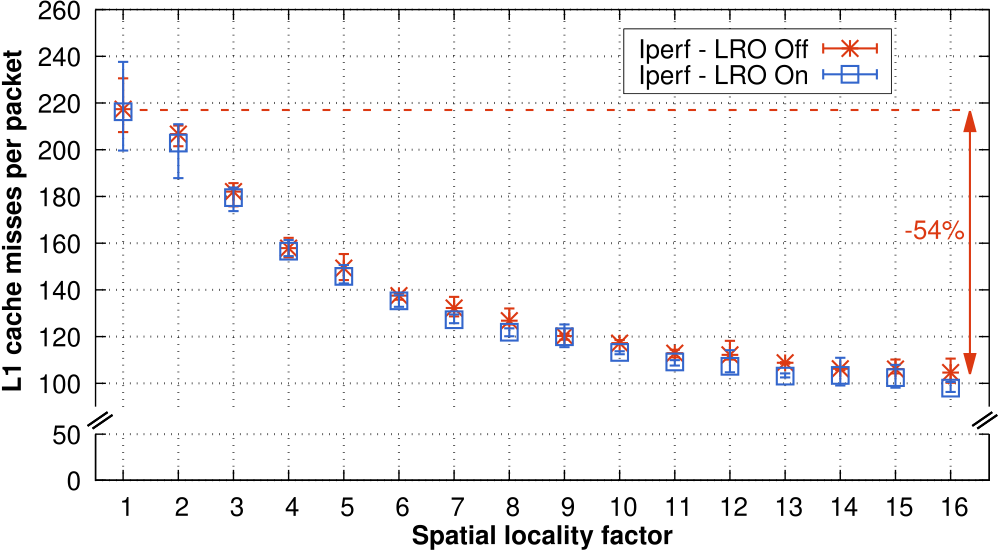

Source code (gnuplot):
#!/usr/bin/gnuplot
load "../../common.plot"

font_type = "Helvetica,28"
font_type_bold = "Helvetica-Bold,28"

set terminal pdf dl 1.5 enhanced dashed size 10.0, 5.5 font font_type
set output "iperf-cascade-l1-cache-misses.pdf"

set style fill solid 2 border lt -1
set datafile separator " "
set style data errorbars

### Variables
points_lw = 3
points_size = 2.0
line_width = 2

max_ordering = 16.0
x_start = 0.5
x_offset = 0.7
min_y_bot = 0
max_y_bot = 50
min_y_top = 90
max_y_top = 260

### Input files
input_file_l1_misses_lro_off = "data/iperf/lro-off/misses-pp.stats"
input_file_l1_misses_lro_on  = "data/iperf/lro-on/misses-pp.stats"

### Margins
bm_bottom = 0.126
tm_bottom = 0.21
bm_top = 0.26
tm_top = 0.984
lm = 0.095
rm = 0.99

# Set the x-axis cut points
set arrow from screen lm-0.008,tm_bottom+0.015 to screen lm+0.012,tm_bottom+0.040 nohead linewidth 3
set arrow from screen lm-0.003,tm_bottom+0.010 to screen lm+0.017,tm_bottom+0.035 nohead linewidth 3
set arrow from screen rm-0.017,tm_bottom+0.015 to screen rm+0.003,tm_bottom+0.040 nohead linewidth 3
set arrow from screen rm-0.012,tm_bottom+0.010 to screen rm+0.008,tm_bottom+0.035 nohead linewidth 3

set multiplot layout 1,2 columnsfirst upwards

####### Plot 1
y1 = min_y_bot
y2 = max_y_bot

# Margins
set bmargin at screen bm_bottom
set tmargin at screen tm_bottom
set lmargin at screen lm
set rmargin at screen rm

# Leave the right border open
set border 1+2+8 lw 2

# X-axis
set xlabel "Spatial locality factor"
set xlabel font font_type_bold
set xlabel offset 0,0.41
set xrange [x_start:max_ordering + x_offset]
set xtics nomirror 1

# Y-axis
set yrange [y1:y2]
set ytics mirror 0.5
set ytics 50

# Grid
set grid xtics lw 3.0 lt 0
set grid ytics lw 3.0 lt 0

# Legend
unset key

# No data here
plot \
	1/0 ls 6 dt 4 notitle

####### Plot 2
y3 = min_y_top
y4 = max_y_top

# Margins
set bmargin at screen bm_top
set tmargin at screen tm_top
set lmargin at screen lm
set rmargin at screen rm

# Leave the right border open
set border 2+4+8 lw 2

# X-axis
unset xlabel
unset xtics
set x2tics border in scale 1,0.5 norotate autojustify nomirror
set x2range [x_start:max_ordering + x_offset]
set x2tics nomirror 1

# Y-axis
set ylabel "{/Helvetica:Bold L1 cache misses per packet}"
set ylabel offset 0.8,-0.5
set ytics border in scale 1,0.5 norotate mirror
set ytics mirror 0.010
set ytics 20
set yrange [y3:y4]

# Grid
set grid x2tics lw 3.0 lt 0
set grid y2tics lw 3.0 lt 0

# Legend
set key outside opaque bottom Right title
set border back
set key box linestyle 1 lt rgb(black)
set key font ",28.0"
set key vertical maxrows 2
set key width -2.2
set key height 0.5
set key samplen 3.0
set key at 14.925, 224

### Linestyles
set style line 1 pointtype 3 pointsize points_size linewidth points_lw lt rgb(darkred)
set style line 2 pointtype 4 pointsize points_size linewidth points_lw lt rgb(darkblue)
set style line 3 pointtype 4 pointsize points_size linewidth points_lw lt rgb(black)

# Highlight the difference
set arrow heads back filled from 16.35,104 to 16.35,216.5 ls 1 linewidth 3
set label '-54%' at 15.16,166 textcolor ls 1
set arrow nohead from 1.3,217 to 16.4,217 ls 1 linewidth 3 dt 2

plot \
	input_file_l1_misses_lro_off using ($1):($3):($2):($4) with errorbars ls 1 title "Iperf - LRO Off",\
	input_file_l1_misses_lro_on  using ($1):($3):($2):($4) with errorbars ls 2 title "Iperf - LRO On"

unset multiplot
